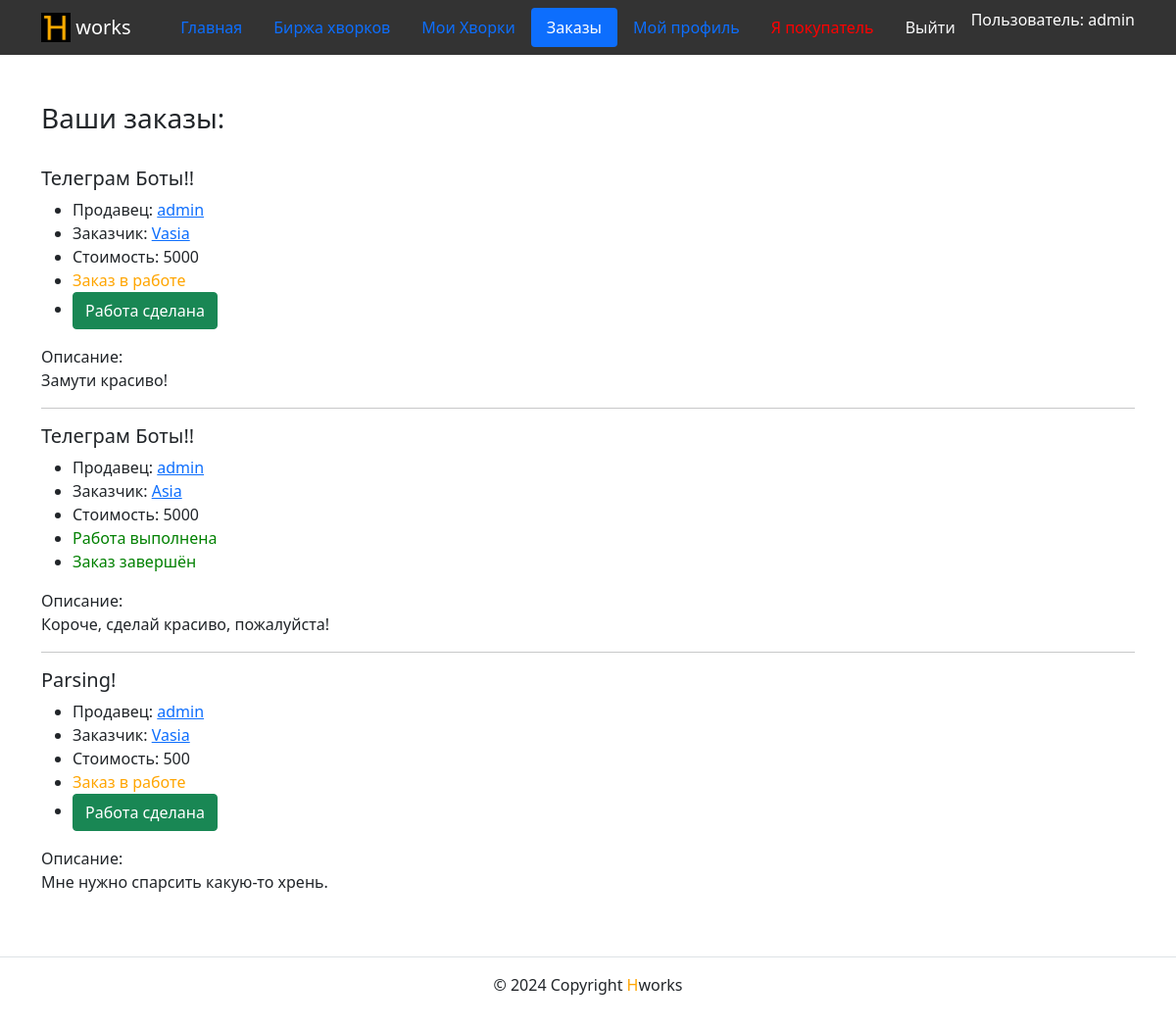
Screenshot of /order/list/ (signed in) with the database file from the repository.
### users/models.py (models this page shows)
class HworksUser(AbstractUser):
    exp = models.TextField(
        'Ваш опыт работы',
        blank=True, null=True,
        help_text='Расскажите о вашем опыте рабрты'
    )
    is_freelancer = models.BooleanField(
        'Я продавец',
        default=False,
        help_text='Если вы покупатель, оставьте это поле пустым'
    )

### hworks/models.py (models this page shows, shortened)
class BaseModel(models.Model):
    title = models.CharField('Название', max_length=100)
    class Meta:
        abstract = True

class Order(BaseModel):
    description = models.TextField(
        verbose_name='Техническое задание',
        help_text='Опишите техническое задание как можно подробнее'
    )
    start_date = models.DateTimeField(auto_now_add=True)
    price = models.PositiveIntegerField('Стоимость')
    customer = models.ForeignKey(
        User,
        on_delete=models.CASCADE,
        related_name='%(class)ss',
        verbose_name='Заказчик'
    )
    seller = models.CharField('Продавец', max_length=100)
    hwork = models.ForeignKey(
        Hwork,
        on_delete=models.SET_NULL,
        related_name='%(class)ss',
        blank=True,
        null=True,
        verbose_name='Hwork'
    )
    is_ready = models.BooleanField(verbose_name='Заказ сделан', default=False)
    is_finished = models.BooleanField(verbose_name='Заказ закрыт', default=False)
    class Meta:
        verbose_name = 'Заказ'
        verbose_name_plural = 'Заказы'

class Hwork(BaseModel):
    description = models.TextField('Описание')
    price = models.PositiveIntegerField('Стоимость')
    user = models.ForeignKey(
        User,
        on_delete=models.CASCADE,
        related_name='%(class)ss',
        verbose_name='Продавец'
    )
    group = models.ForeignKey(
        Group,
        on_delete=models.SET_NULL,
        related_name='%(class)ss',
        blank=True,
        null=True,
        verbose_name='Группа'
    )
    is_archived = models.BooleanField('Hwork в архиве', default=False)
    class Meta:
        verbose_name = 'Хворк'
        verbose_name_plural = 'Хворки'

### hworks/views.py (the view, shortened to what this page needs)
# urls.py: path('order/list/', views.orders_list_view, name='orders_list'),
@login_required
def orders_list_view(request):
    template_name = 'hworks/order_list.html'
    if request.user.is_freelancer:
        orders = Order.objects.prefetch_related("hwork").filter(
            hwork__user=request.user
        )
        context = {
            'orders': orders,
        }
    return render(request, template_name, context)

### templates/hworks/order_list.html
{% extends 'base.html' %}
{% block content %}
  <div class="container py-5">
    {% if user.is_authenticated %}
        <h3> Ваши заказы: </h3></br>
        {% include 'includes/order_list_base.html' %}
    {% else %}
        <h1>Зайдите на сайт!</h1>
    {% endif %}
</div>
{% endblock %}

### templates/includes/header.html (shortened to what this page needs)
{% load static %}
<nav class="navbar navbar-light" style="background-color: #333333">
    <div class="container">
    <a class="navbar-brand" href="{% url 'hworks:index' %}">
        <img src="{% static 'img/logo.png' %}" width="30" height="30" class="d-inline-block align-top" alt="">
        <span style="color:white">works</span>
    </a>
    <ul class="nav nav-pills">
      <li class="nav-item">
        <a class="nav-link {% if request.resolver_match.view_name  == 'hworks:index' %} active {% endif %}" href="{% url 'hworks:index' %}">Главная</a>
    </li>
    {% if user.is_authenticated %}
    {% if user.is_freelancer %}
    <li class="nav-item">
      <a class="nav-link {% if request.resolver_match.view_name  == 'hworks:hwork_ist' %} active {% endif %}" href="{% url 'hworks:hwork_ist' %}">Биржа хворков</a>
    </li>
    <li class="nav-item">
      <a class="nav-link {% if request.resolver_match.view_name  == 'hworks:my_hworks' %} active {% endif %}" href="{% url 'hworks:my_hworks' %}">Мои Хворки</a>
    </li>
    {% endif %}
    <li class="nav-item">
      <a class="nav-link {% if request.resolver_match.view_name  == 'hworks:orders_list' %} active {% endif %}" href="{% url 'hworks:orders_list' %}">Заказы</a>
    </li>
    <li class="nav-item">
      <a class="nav-link {% if request.resolver_match.view_name  == 'hworks:profile' %} active {% endif %}" href="{% url 'hworks:profile' user.username %}">Мой профиль</a>
    </li>
    <li class="nav-item">
      <a class="nav-link link-light {% if request.resolver_match.view_name  == 'users:change_status' %} active {% endif %}" onclick="document.getElementById('change_status_form').submit();">
        <span style="color: red">
          {% if user.is_freelancer %}
          Я покупатель
          {% else %}
          Я продавец
          {% endif %}
        </span>
      </a>
    </li>
    <li class="nav-item">
      <a class="nav-link link-light {% if request.resolver_match.view_name  == 'users:logout' %} active {% endif %}" onclick="document.getElementById('logout_form').submit();">Выйти</a>
    </li>
    <li>
      <span style="color: white">Пользователь: {{ user.username }}</span>
    </li>
    {% endif %}
  </ul>
  </div>
</nav>

### templates/includes/order_list_base.html (shortened to what this page needs)
{% if orders|length == 0 %}
    Тут пока пусто
{% else %}
    {% for order in orders %}
        <article>
        <h5>{{ order.title }}</h5>
        <ul>
            <li>
                Продавец: <a href= "{% url 'hworks:profile' order.hwork.user %}">{{ order.hwork.user }}</a>
            </li>
            <li>
                Заказчик: <a href= "{% url 'hworks:profile' order.customer %}">{{ order.customer }}</a>
            </li>
            <li>
                Стоимость: {{ order.price }}
            </li>
            <li>
                {% if order.is_ready %}
                    <span style="color: green">Работа выполнена</span>
                {% else %}
                <span style="color: orange">Заказ в работе</span>
                {% endif %}
            </li>
            {% if order.is_finished %}
                <li>
                    <span style="color: green">Заказ завершён</span>
                </li>
            {% endif %}
            {% if user == order.hwork.user and order.is_finished == False %}
            <li>
                <a class="btn btn-success" onclick="document.getElementById('is_ready_form_{{ order.id }}').submit();">
                    {% if order.is_ready %}
                        Отменить готовность
                    {% else %}
                        Работа сделана
                    {% endif %}
                </a>
            </li>
            {% endif %}
        </ul>
        Описание:</br>
        <p>{{ order.description }}</p>
        </article>
        {% if not forloop.last %}<hr>{% endif %}
    {% endfor %}
{% endif %}

### rows the page displays
HworksUser: username "admin"
Order: title "Телеграм Боты!!", hwork.user "admin", customer "Vasia", price "5000", is_ready "Заказ в работе", description "Замути красиво!"
Order: title "Телеграм Боты!!", hwork.user "admin", customer "Asia", price "5000", is_ready "Работа выполнена", is_finished "Заказ завершён", description "Короче, сделай красиво, пожалуйста!"
Order: title "Parsing!", hwork.user "admin", customer "Vasia", price "500", is_ready "Заказ в работе", description "Мне нужно спарсить какую-то хрень."
